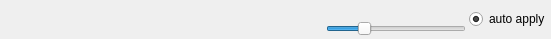
<ui version="4.0" >
 <class>SliderLabelItem</class>
 <widget class="QWidget" name="SliderLabelItem" >
  <property name="geometry" >
   <rect>
    <x>0</x>
    <y>0</y>
    <width>551</width>
    <height>39</height>
   </rect>
  </property>
  <property name="baseSize" >
   <size>
    <width>100</width>
    <height>20</height>
   </size>
  </property>
  <property name="windowTitle" >
   <string>SliderLabelItem</string>
  </property>
  <layout class="QHBoxLayout" >
   <property name="spacing" >
    <number>3</number>
   </property>
   <property name="margin" >
    <number>1</number>
   </property>
   <item>
    <widget class="QLabel" name="nameLabel" >
     <property name="minimumSize" >
      <size>
       <width>240</width>
       <height>20</height>
      </size>
     </property>
     <property name="maximumSize" >
      <size>
       <width>240</width>
       <height>30</height>
      </size>
     </property>
     <property name="text" >
      <string/>
     </property>
    </widget>
   </item>
   <item>
    <spacer>
     <property name="orientation" >
      <enum>Qt::Horizontal</enum>
     </property>
     <property name="sizeType" >
      <enum>QSizePolicy::MinimumExpanding</enum>
     </property>
     <property name="sizeHint" stdset="0" >
      <size>
       <width>0</width>
       <height>0</height>
      </size>
     </property>
    </spacer>
   </item>
   <item>
    <layout class="QVBoxLayout" >
     <property name="spacing" >
      <number>6</number>
     </property>
     <property name="margin" >
      <number>0</number>
     </property>
     <item>
      <widget class="QLabel" name="posLabel" >
       <property name="sizePolicy" >
        <sizepolicy vsizetype="Fixed" hsizetype="Fixed" >
         <horstretch>0</horstretch>
         <verstretch>0</verstretch>
        </sizepolicy>
       </property>
       <property name="minimumSize" >
        <size>
         <width>140</width>
         <height>0</height>
        </size>
       </property>
       <property name="maximumSize" >
        <size>
         <width>176</width>
         <height>16777215</height>
        </size>
       </property>
       <property name="baseSize" >
        <size>
         <width>0</width>
         <height>0</height>
        </size>
       </property>
       <property name="text" >
        <string/>
       </property>
      </widget>
     </item>
     <item>
      <widget class="QSlider" name="slider" >
       <property name="sizePolicy" >
        <sizepolicy vsizetype="Fixed" hsizetype="Fixed" >
         <horstretch>0</horstretch>
         <verstretch>0</verstretch>
        </sizepolicy>
       </property>
       <property name="minimumSize" >
        <size>
         <width>140</width>
         <height>0</height>
        </size>
       </property>
       <property name="maximumSize" >
        <size>
         <width>140</width>
         <height>16777215</height>
        </size>
       </property>
       <property name="baseSize" >
        <size>
         <width>140</width>
         <height>0</height>
        </size>
       </property>
       <property name="maximum" >
        <number>20</number>
       </property>
       <property name="sliderPosition" >
        <number>5</number>
       </property>
       <property name="orientation" >
        <enum>Qt::Horizontal</enum>
       </property>
       <property name="tickPosition" >
        <enum>QSlider::NoTicks</enum>
       </property>
      </widget>
     </item>
    </layout>
   </item>
   <item>
    <widget class="QRadioButton" name="radioButton" >
     <property name="text" >
      <string>auto apply</string>
     </property>
     <property name="checked" >
      <bool>true</bool>
     </property>
    </widget>
   </item>
  </layout>
 </widget>
 <resources>
  <include location="QtAutoGui.qrc" />
 </resources>
 <connections/>
</ui>
